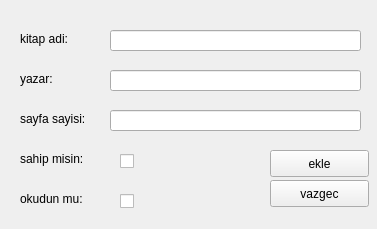
<?xml version="1.0" encoding="UTF-8"?>
<ui version="4.0">
 <class>kitap_ekle_pencere</class>
 <widget class="QWidget" name="kitap_ekle_pencere">
  <property name="geometry">
   <rect>
    <x>0</x>
    <y>0</y>
    <width>377</width>
    <height>229</height>
   </rect>
  </property>
  <property name="windowTitle">
   <string>kitap ekle</string>
  </property>
  <widget class="QLabel" name="label">
   <property name="geometry">
    <rect>
     <x>20</x>
     <y>30</y>
     <width>81</width>
     <height>17</height>
    </rect>
   </property>
   <property name="text">
    <string>kitap adi:</string>
   </property>
  </widget>
  <widget class="QLabel" name="label_2">
   <property name="geometry">
    <rect>
     <x>20</x>
     <y>70</y>
     <width>81</width>
     <height>17</height>
    </rect>
   </property>
   <property name="text">
    <string>yazar:</string>
   </property>
  </widget>
  <widget class="QLabel" name="label_3">
   <property name="geometry">
    <rect>
     <x>20</x>
     <y>110</y>
     <width>81</width>
     <height>17</height>
    </rect>
   </property>
   <property name="text">
    <string>sayfa sayisi:</string>
   </property>
  </widget>
  <widget class="QLabel" name="label_4">
   <property name="geometry">
    <rect>
     <x>20</x>
     <y>150</y>
     <width>81</width>
     <height>17</height>
    </rect>
   </property>
   <property name="text">
    <string>sahip misin:</string>
   </property>
  </widget>
  <widget class="QLabel" name="label_5">
   <property name="geometry">
    <rect>
     <x>20</x>
     <y>190</y>
     <width>81</width>
     <height>17</height>
    </rect>
   </property>
   <property name="text">
    <string>okudun mu:</string>
   </property>
  </widget>
  <widget class="QLineEdit" name="kitap_adi">
   <property name="geometry">
    <rect>
     <x>110</x>
     <y>30</y>
     <width>251</width>
     <height>21</height>
    </rect>
   </property>
  </widget>
  <widget class="QLineEdit" name="yazar_adi">
   <property name="geometry">
    <rect>
     <x>110</x>
     <y>70</y>
     <width>251</width>
     <height>21</height>
    </rect>
   </property>
  </widget>
  <widget class="QLineEdit" name="sayfa_sayisi">
   <property name="geometry">
    <rect>
     <x>110</x>
     <y>110</y>
     <width>251</width>
     <height>21</height>
    </rect>
   </property>
  </widget>
  <widget class="QCheckBox" name="sahip_durum">
   <property name="geometry">
    <rect>
     <x>120</x>
     <y>150</y>
     <width>21</width>
     <height>22</height>
    </rect>
   </property>
   <property name="text">
    <string/>
   </property>
  </widget>
  <widget class="QCheckBox" name="okuma_durum">
   <property name="geometry">
    <rect>
     <x>120</x>
     <y>190</y>
     <width>21</width>
     <height>22</height>
    </rect>
   </property>
   <property name="text">
    <string/>
   </property>
  </widget>
  <widget class="QPushButton" name="vazgec">
   <property name="geometry">
    <rect>
     <x>270</x>
     <y>180</y>
     <width>99</width>
     <height>27</height>
    </rect>
   </property>
   <property name="text">
    <string>vazgec</string>
   </property>
  </widget>
  <widget class="QPushButton" name="ekle">
   <property name="geometry">
    <rect>
     <x>270</x>
     <y>150</y>
     <width>99</width>
     <height>27</height>
    </rect>
   </property>
   <property name="text">
    <string>ekle</string>
   </property>
  </widget>
 </widget>
 <resources/>
 <connections/>
</ui>
